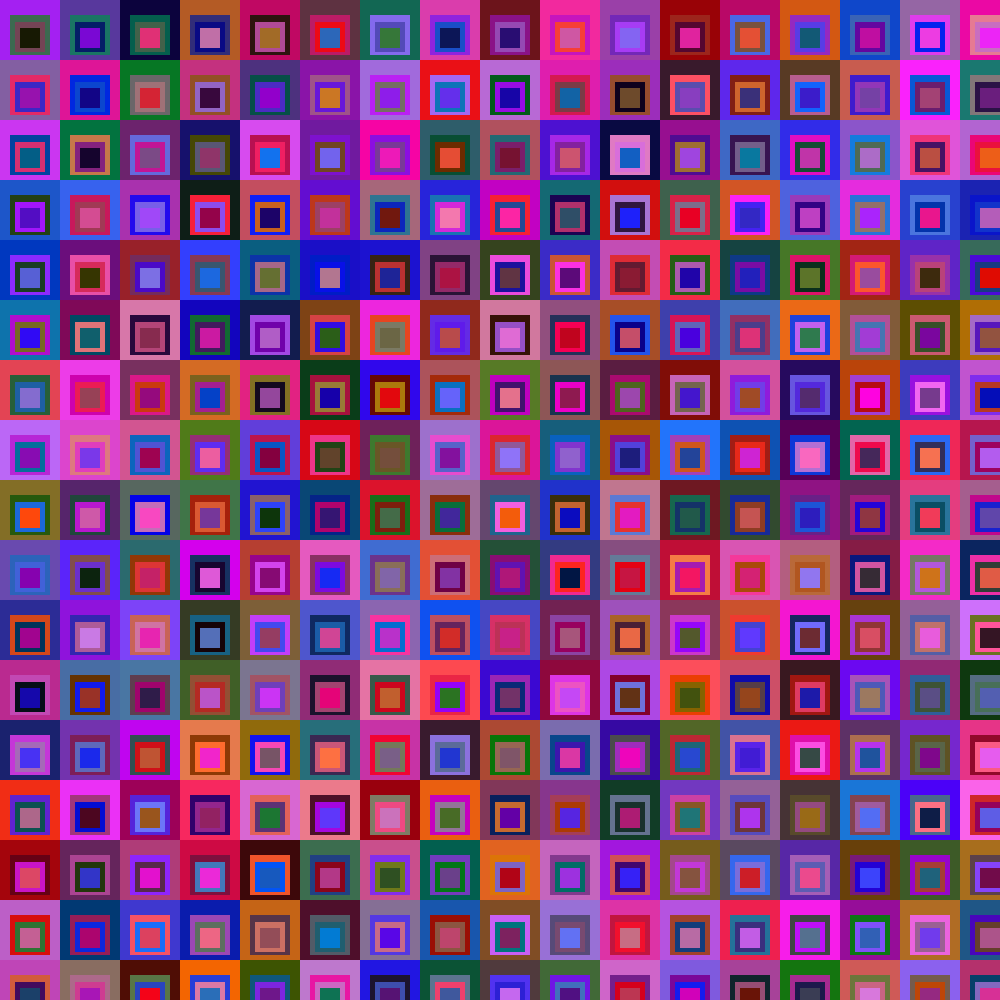
Frame 1 (no input)
Frame 60 (the mouse pressed at the canvas centre just before this capture): identical to frame 1, image omitted
Frame 120 (the mouse held since frame 60 and released just before this capture): identical to frame 1, image omitted

The Processing sketch that drew this single still picture (run headless with seeded random() and noise(); from frame 60 on, the mouse is pressed at the canvas centre):

// Processing sketch: sketch_260224_tarea
// ── sketch_260224_tarea.pde
//Cuadrado c;
ArrayList<Cuadrado> cuadrados;

void setup () {
  size (1000, 1000);
  int largo = 60;
  cuadrados = new ArrayList<Cuadrado>();
  // Primera línea
  for (int j = 0; j <= height; j+=largo) {
    for (int i = 0; i <= width; i+=largo) {
      cuadrados.add(new Cuadrado(i, j));
    }
  }
}

void draw () {
  //c = new Cuadrado (10, 10);
  //c.Dibujar();
  for (Cuadrado c: cuadrados) {
    c.Dibujar();
  }
}

// ── Cuadrado.pde
class Cuadrado {
  PVector origen;
  PVector primero;
  PVector segundo;
  PVector tercero;
  
  color corigen;
  color cprimero;
  color csegundo;
  color ctercero;
  
  float largo;
  
  Cuadrado (float x, float y) {
    largo = 60;
    origen = new PVector (x, y);
    primero = new PVector (x + 10, y + 15);
    segundo = new PVector (x + 15, y + 22);
    tercero = new PVector (x + 20, y + 28);
    corigen = color(random(0, 255), random(0, 124), random(0, 255));
    cprimero = color(random(0, 255), random(0, 124), random(0, 255));
    csegundo = color(random(0, 255), random(0, 124), random(0, 255));
    ctercero = color(random(0, 255), random(0, 124), random(0, 255));
  }
  
  void Dibujar () {
    noStroke();
    fill(corigen);
    square (origen.x, origen.y, largo);
    fill(cprimero);
    square (primero.x, primero.y, largo - 2*10);
    fill(csegundo);
    square (segundo.x, segundo.y, largo - 2*15);
    fill(ctercero);
    square (tercero.x, tercero.y, largo - 2*20);
  }
}
